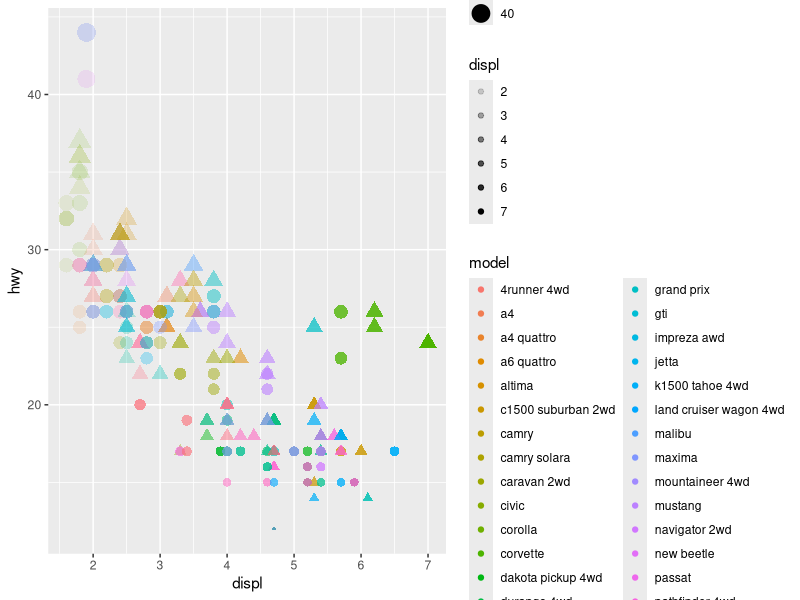
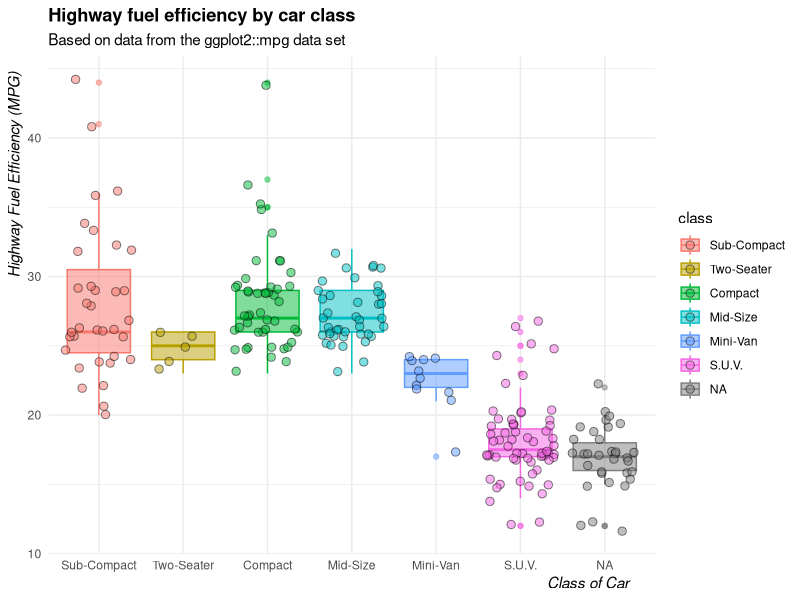
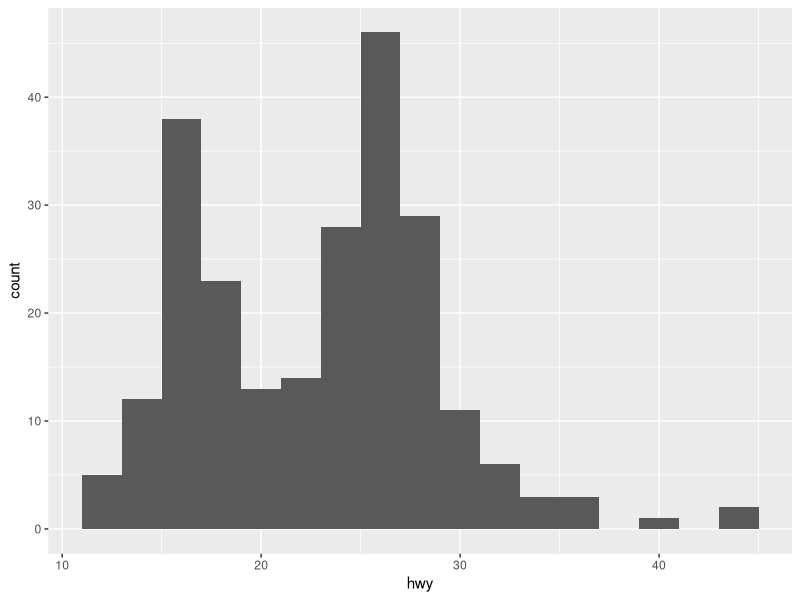
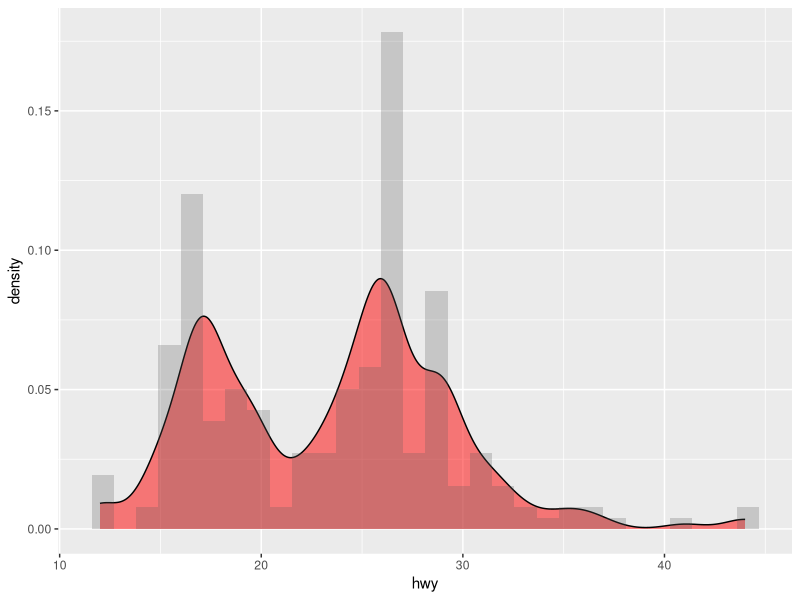
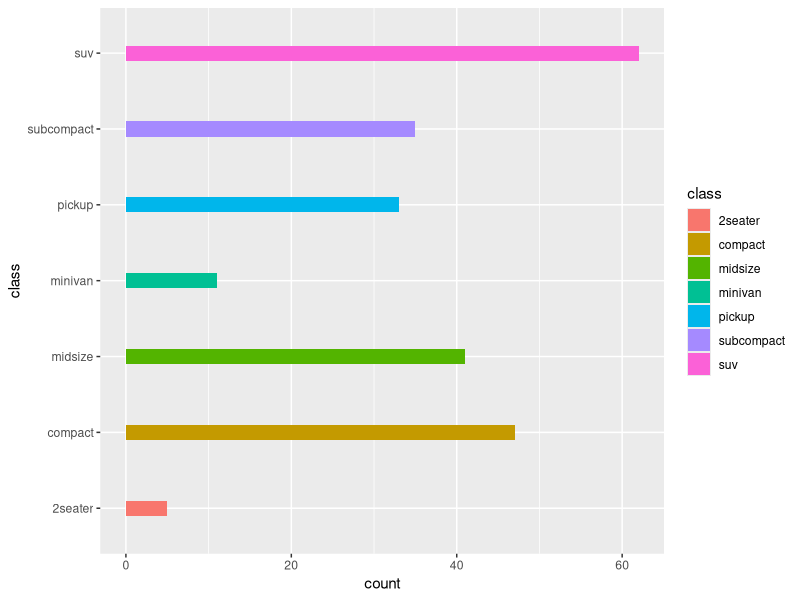
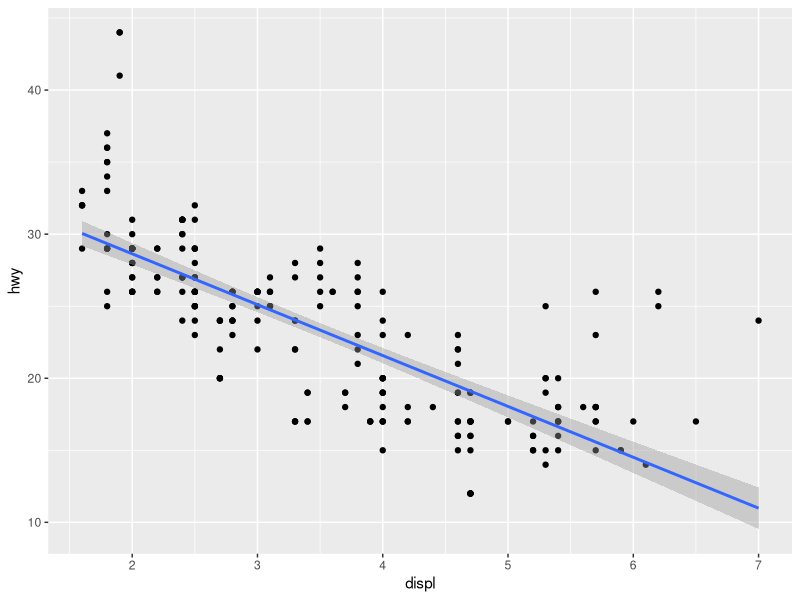
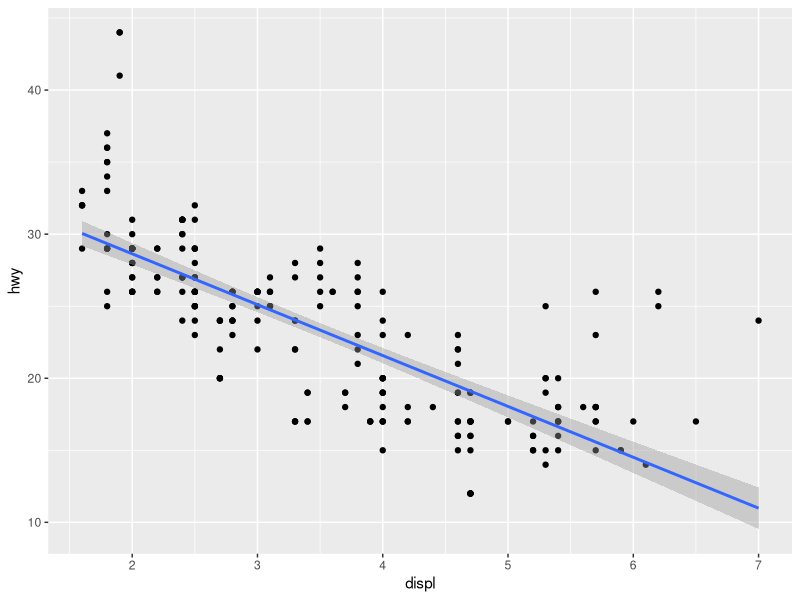

Write the R code that produced these figures, in order. (Note: this script raises an error after producing the figures.)
## ---- chunk 1
## load tidyverse
library(tidyverse)
## ---- chunk 2
## preview mpg data
mpg
## ---- chunk 3


## ---- chunk 4
ggplot(data = mpg) + 
  geom_point(mapping = aes(x = displ, y = hwy, size = hwy, 
    color = model, 
    alpha = displ, shape = year > 2000))
## ---- chunk 5
mpg %>%
  mutate(class = case_when(
    class == "2seater" ~ "Two-Seater",
    class == "compact" ~ "Compact",
    class == "subcompact" ~ "Sub-Compact",
    class == "midsize" ~ "Mid-Size",
    class == "minivan" ~ "Mini-Van",
    class == "pickup" ~ "Pickup Truck",
    class == "suv" ~ "S.U.V.", 
    TRUE ~ NA_character_
  )) %>%
  mutate(class = factor(class, levels = c("Sub-Compact","Two-Seater", "Compact", 
    "Mid-Size", "PickupTruck", "Mini-Van", "S.U.V."))) %>%
  ggplot() + 
  geom_boxplot(aes(x = class, y = hwy, fill = class, color = class), alpha = .5) + 
  geom_jitter(aes(x = class, y = hwy, fill = class), shape = 21, size = 2.5, alpha = .5) + 
  theme_minimal() + 
  labs(title = "Highway fuel efficiency by car class", 
    subtitle = "Based on data from the ggplot2::mpg data set", 
    x = "Class of Car", y = "Highway Fuel Efficiency (MPG)") + 
  theme(plot.title = element_text(face = "bold"), 
    axis.title = element_text(face = "italic", hjust = .95))
## ---- chunk 6
ggplot(data = mpg) + geom_histogram(aes(x = hwy), binwidth = 2)

## ---- chunk 7
ggplot(data = mpg) + geom_density(aes(x = hwy), fill = "red", 
  alpha = .5, binwidth = 2, bw = 1) + 
  geom_histogram(aes(x = hwy, y = ..density..), alpha = .25)
## ---- chunk 8
ggplot(data = mpg) + 
  geom_bar(aes(x = class, fill = class), width = .2) + 
  coord_flip()
## ---- chunk 9
ggplot(mpg) + 
  geom_point(aes(displ, hwy)) +
  geom_smooth(aes(displ, hwy), method = "lm")
## ---- chunk 10
getwd()
## ---- chunk 11
ggplot(mpg) + 
  geom_point(aes(displ, hwy)) +
  geom_smooth(aes(displ, hwy), method = "lm") + 
  ggsave("displ-hw.png", width = 8, height = 5, units = "in")
